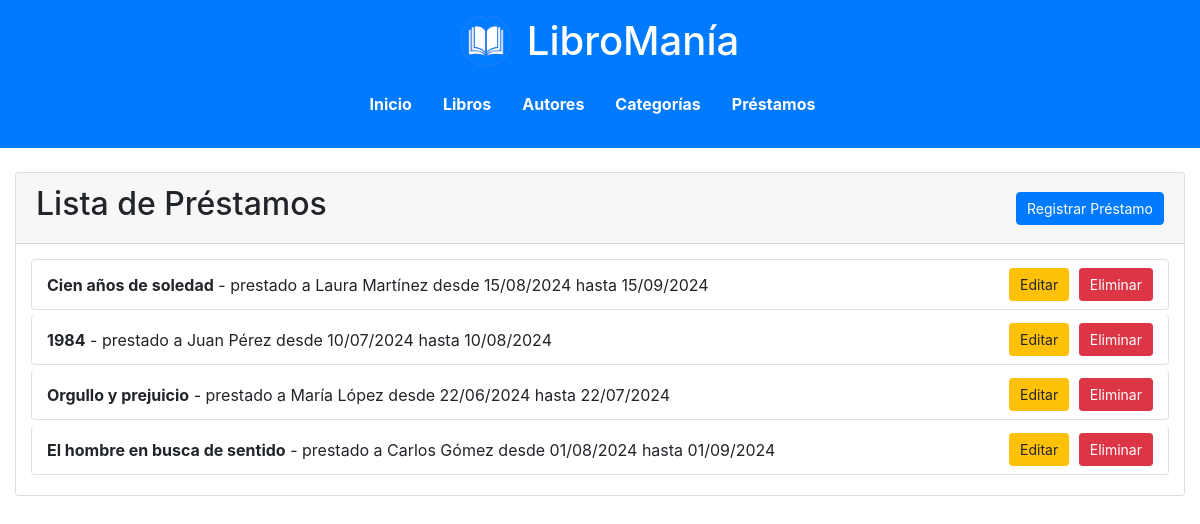
/lista_prestamos/, run on the app's committed database.
### biblioteca/models.py (models this page shows, shortened)
class Prestamo(models.Model):
    libro = models.ForeignKey(Libro, on_delete=models.CASCADE)  # Relación con el libro
    prestado_a = models.CharField(max_length=100)  # Nombre de la persona a quien se presta
    fecha_prestamo = models.DateField()  # Fecha en que se prestó el libro
    fecha_devolucion = models.DateField()  # Fecha en que se debe devolver el libro

class Libro(models.Model):
    titulo = models.CharField(max_length=200)  # Título del libro
    autor = models.ForeignKey(Autor, on_delete=models.CASCADE)  # Relación con el autor
    categoria = models.ForeignKey(Categoria, on_delete=models.SET_NULL, null=True, blank=True)  # Relación con la categoría, puede ser nula
    fecha_publicacion = models.DateField()  # Fecha de publicación del libro

### biblioteca/views.py (the view)
# urls.py: path('lista_prestamos/', views.lista_prestamos, name='lista_prestamos'),  # Muestra la lista de préstamos
def lista_prestamos(request):
    prestamos = Prestamo.objects.all()
    return render(request, 'biblioteca/lista_prestamos.html', {'prestamos': prestamos})

### templates/biblioteca/lista_prestamos.html (shortened to what this page needs)
{% extends 'biblioteca/base.html' %}
{% block content %}
<div class="card mt-4">
    <div class="card-header d-flex justify-content-between align-items-center">
        <h2>Lista de Préstamos</h2>
        <a href="{% url 'crear_prestamo' %}" class="btn btn-primary">Registrar Préstamo</a>
    </div>
    <div class="card-body">
        {% if prestamos %}
            <ul class="list-group">
            {% for prestamo in prestamos %}
                <li class="list-group-item d-flex justify-content-between align-items-center">
                    <div>
                        <strong>{{ prestamo.libro.titulo }}</strong>
                        - prestado a {{ prestamo.prestado_a }} desde {{ prestamo.fecha_prestamo|date:"d/m/Y" }} hasta {{ prestamo.fecha_devolucion|date:"d/m/Y" }}
                    </div>
                    <div>
                        <a href="{% url 'editar_prestamo' prestamo.id %}" class="btn btn-sm btn-warning">Editar</a>
                        <a href="{% url 'eliminar_prestamo' prestamo.id %}" class="btn btn-sm btn-danger">Eliminar</a>
                    </div>
                </li>
            {% endfor %}
            </ul>
        {% else %}
            <p class="text-dark">No hay préstamos registrados.</p>
        {% endif %}
    </div>
</div>
{% endblock %}

### static/styles.css (style rules this page uses)
.list-group-item { padding: 8px 15px; margin-bottom: 5px; border-radius: 4px; border: 1px solid #e0e0e0; display: flex; justify-content: space-between; align-items: center; gap: 10px; }
.btn { padding: 5px 10px; font-size: 14px; margin-left: 5px; }
.card-body { padding: 15px; }

### data on the page
Prestamo: libro.titulo "Cien años de soledad", prestado_a "Laura Martínez", fecha_prestamo "15/08/2024", fecha_devolucion "15/09/2024"
Prestamo: libro.titulo "1984", prestado_a "Juan Pérez", fecha_prestamo "10/07/2024", fecha_devolucion "10/08/2024"
Prestamo: libro.titulo "Orgullo y prejuicio", prestado_a "María López", fecha_prestamo "22/06/2024", fecha_devolucion "22/07/2024"
Prestamo: libro.titulo "El hombre en busca de sentido", prestado_a "Carlos Gómez", fecha_prestamo "01/08/2024", fecha_devolucion "01/09/2024"
